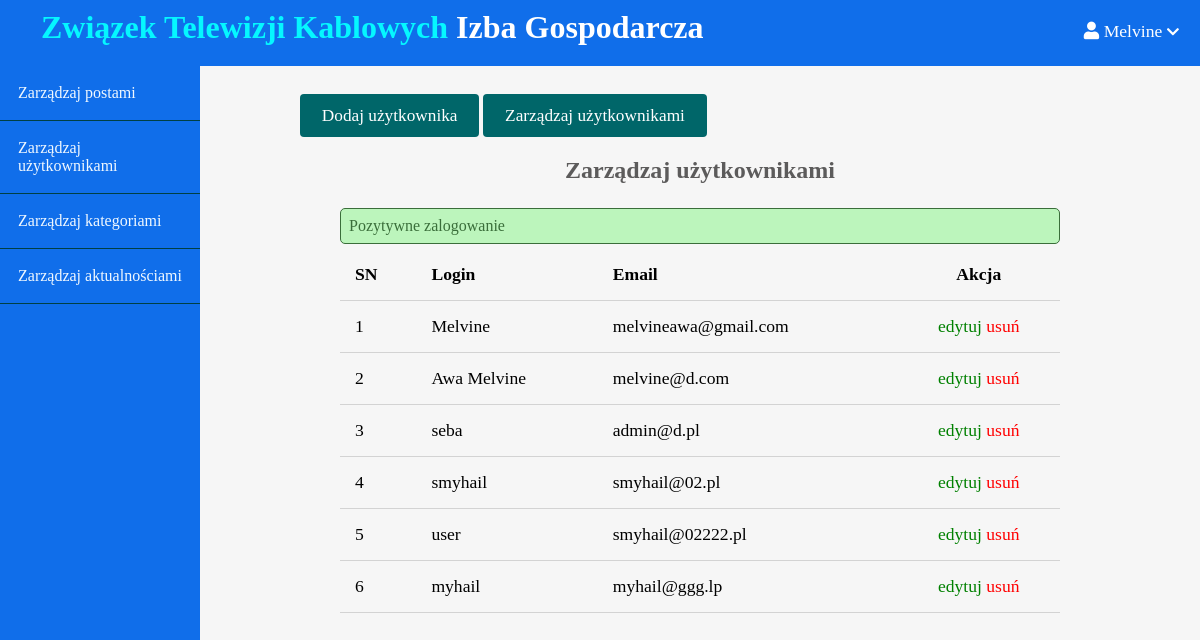
/admin/users/index.php (signed in), run on the app's committed database.
### tables this page shows
CREATE TABLE `users` (
  `id` int(11) NOT NULL,
  `admin` tinyint(4) NOT NULL,
  `username` varchar(255) NOT NULL,
  `email` varchar(255) NOT NULL,
  `password` varchar(255) NOT NULL,
  `created_at` timestamp NOT NULL DEFAULT current_timestamp()
);

### app/controllers/users.php (called while the page is built, shortened)
<?php
include(ROOT_PATH . "/app/database/db.php");
$table = 'users';
$admin_users = selectAll($table);

### app/database/db.php (called while the page is built, shortened)
<?php
require('connect.php');
function selectAll($table, $conditions = [])
{
    global $conn;
    $sql = "SELECT * FROM $table  ";
    if (empty($conditions)) {
        if($table == "users"){
            $sql = $sql . " WHERE id > 1";
        }
        $stmt = $conn->prepare($sql);
        $stmt->execute();
        $records = $stmt->get_result()->fetch_all(MYSQLI_ASSOC);
        return $records;
    }
}

### admin/users/index.php (the view, shortened to what this page needs)
<?php include(ROOT_PATH . "/app/controllers/users.php");
?>
<!DOCTYPE html>
<html lang="pl">
    <head>
        <link rel="stylesheet"
            href="https://use.fontawesome.com/releases/v5.7.2/css/all.css"
>
        <link rel="stylesheet" href="../../assets/css/b-style.css">
        <link rel="stylesheet" href="../../assets/css/admin.css">
    </head>
    <body>
    <?php include(ROOT_PATH . "/app/includes/adminHeader.php"); ?>
        <div class="admin-wrapper">
        <?php include(ROOT_PATH . "/app/includes/adminSidebar.php"); ?>
            <div class="admin-content">
                <div class="button-group">
                    <a href="create.php" class="btn btn-big">Dodaj użytkownika</a>
                    <a href="index.php" class="btn btn-big">Zarządzaj użytkownikami</a>
                </div>
                <div class="content">
                    <h2 class="page-title">Zarządzaj użytkownikami</h2>
                    <?php include(ROOT_PATH . "/app/includes/messages.php"); ?>
                    <table>
                        <thead>
                            <th>SN</th>
                            <th>Login</th>
                            <th>Email</th>
                            <th style="text-align:center" >Akcja</th>
                        </thead>
                        <tbody>
                            <?php foreach ($admin_users as $key => $user): ?>
                                <tr>
                                    <td><?php echo $key + 1; ?></td>
                                    <td><?php echo $user['username']; ?></td>
                                    <td><?php echo $user['email']; ?></td>
                                    <td style="text-align:center">
                                        <a href="edit.php?id=<?php echo $user['id']; ?>" class="edit">edytuj</a>
                                        <a href="index.php?delete_id=<?php echo $user['id']; ?>" class="delete">usuń</a></td>
                                </tr>
                            <?php endforeach; ?>
                        </tbody>
                    </table>
                </div>
            </div>
        </div>
    </body>
</html>

### assets/css/b-style.css (style rules this page uses)
* { box-sizing: border-box; }
html, body { height: 100%; padding: 0px; margin: 0px; background: #f6f6f6; font-family: "Lora", serif; }
h1, h2, h3, h4, h5, h6 { font-family: "Candal", serif; color: #5c5b5b; margin: 5px; }
a { text-decoration: none; color: inherit; }
.btn { padding: 0.5rem 1rem; background: #006669; color: white; border: 1px solid transparent; border-radius: 0.25rem; font-size: 1.08em; font-family: "Lora", serif; }
.btn-big { padding: 0.7rem 1.3rem; line-height: 1.3rem; }
.content { width: 90%; margin: 30px auto 30px; }

### assets/css/admin.css (style rules this page uses)
.admin-wrapper { display: flex; height: calc(100% - 66px); }
.admin-wrapper .admin-content { flex: 8; height: 100%; padding: 40px 100px 100px; overflow-y: scroll; }
.admin-content .page-title { text-align: center; margin-bottom: 1.5rem; }
table { width: 100%; border-collapse: collapse; font-size: 1.1rem; }
th, td { padding: 15px; text-align: left; border-bottom: 1px solid #d3d3d3; }
.edit { color: green; }
.delete { color: red; }

### data on the page
users: username "Melvine", email "melvineawa@gmail.com"
users: username "Awa Melvine", email "melvine@d.com"
users: username "seba", email "admin@d.pl"
users: username "smyhail", email "smyhail@02.pl"
users: username "user", email "smyhail@02222.pl"
users: username "myhail", email "myhail@ggg.lp"

### other printed values
$_SESSION['username'] "Melvine"
$_SESSION['message'] "Pozytywne zalogowanie"
